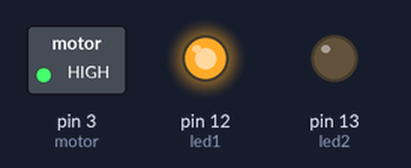
Recording of a sketch running on a simulated Arduino Uno, built with avr-gcc and run on an emulated ATmega328P. Shown: switched loads named in the sketch (green lamp = pin HIGH), output pins drawn as LEDs (lit = HIGH).

Above: at 0.1 s.
Timing chart, 0 to 1.6 s (numbered marks = the images above):
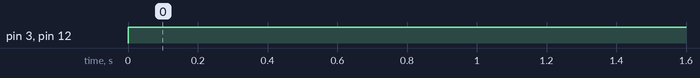

Measured:
- by itself, pin 3 (motor), pin 12 (led1): LOW → HIGH at 0.00 s

The sketch:

ifesLe.ino
```cpp
#define led1 12
#define led2 13
#define motor 3
void setup() {
pinMode(led1,OUTPUT);
pinMode(led2,OUTPUT);
pinMode(motor,OUTPUT);
}

void loop() {
  digitalWrite(motor,HIGH);
  if (digitalRead(motor) == 1){
    digitalWrite(led1 ,HIGH);}
  else {
  digitalWrite(led2 ,HIGH);
}}
```
